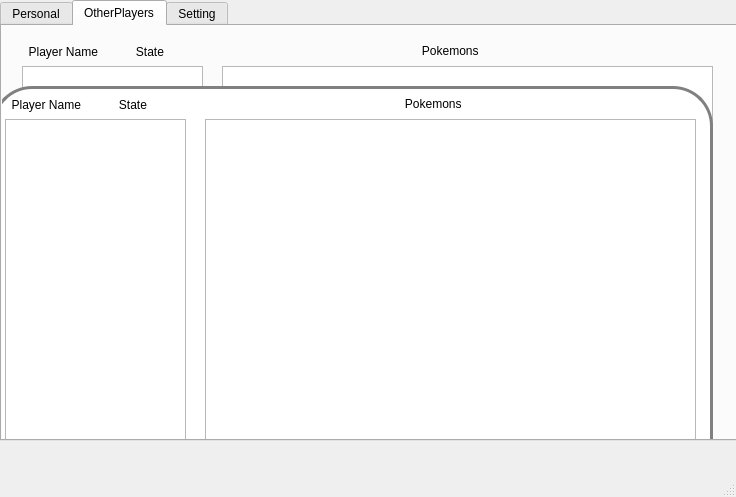
<?xml version="1.0" encoding="UTF-8"?>
<ui version="4.0">
 <class>test</class>
 <widget class="QMainWindow" name="test">
  <property name="geometry">
   <rect>
    <x>0</x>
    <y>0</y>
    <width>736</width>
    <height>497</height>
   </rect>
  </property>
  <property name="windowTitle">
   <string>MainWindow</string>
  </property>
  <property name="styleSheet">
   <string notr="true">#graphiczView_3
{
background:url(:/resource/image/resource/image/1119193.png)
}</string>
  </property>
  <widget class="QWidget" name="centralwidget">
   <widget class="QTabWidget" name="tabWidget">
    <property name="geometry">
     <rect>
      <x>0</x>
      <y>0</y>
      <width>741</width>
      <height>441</height>
     </rect>
    </property>
    <property name="styleSheet">
     <string notr="true">#test {
background: gray;
}
</string>
    </property>
    <property name="currentIndex">
     <number>1</number>
    </property>
    <widget class="QWidget" name="Personal_page">
     <attribute name="title">
      <string>Personal</string>
     </attribute>
     <widget class="QGraphicsView" name="graphicsView">
      <property name="geometry">
       <rect>
        <x>460</x>
        <y>40</y>
        <width>201</width>
        <height>192</height>
       </rect>
      </property>
      <property name="styleSheet">
       <string notr="true">image: url(:/resource/image/resource/image/1203098.png);</string>
      </property>
     </widget>
     <widget class="QWidget" name="horizontalLayoutWidget">
      <property name="geometry">
       <rect>
        <x>30</x>
        <y>200</y>
        <width>151</width>
        <height>131</height>
       </rect>
      </property>
      <layout class="QHBoxLayout" name="horizontalLayout">
       <item>
        <layout class="QVBoxLayout" name="verticalLayout">
         <item>
          <widget class="QLabel" name="pokemonsNums_info">
           <property name="text">
            <string>Pokemons:</string>
           </property>
          </widget>
         </item>
         <item>
          <widget class="QLabel" name="playerName_info_">
           <property name="text">
            <string>PlayerName:</string>
           </property>
          </widget>
         </item>
         <item>
          <widget class="QLabel" name="label_3">
           <property name="text">
            <string>TextLabel</string>
           </property>
          </widget>
         </item>
         <item>
          <widget class="QLabel" name="label_4">
           <property name="text">
            <string>TextLabel</string>
           </property>
          </widget>
         </item>
        </layout>
       </item>
       <item>
        <layout class="QVBoxLayout" name="verticalLayout_2">
         <item>
          <widget class="QLabel" name="pokemonNums_show">
           <property name="text">
            <string>0</string>
           </property>
          </widget>
         </item>
         <item>
          <widget class="QLabel" name="playerName_show_3">
           <property name="text">
            <string>random</string>
           </property>
          </widget>
         </item>
         <item>
          <widget class="QLabel" name="label_7">
           <property name="text">
            <string>TextLabel</string>
           </property>
          </widget>
         </item>
         <item>
          <widget class="QLabel" name="label">
           <property name="text">
            <string>TextLabel</string>
           </property>
          </widget>
         </item>
        </layout>
       </item>
      </layout>
     </widget>
     <widget class="QWidget" name="horizontalLayoutWidget_2">
      <property name="geometry">
       <rect>
        <x>460</x>
        <y>250</y>
        <width>191</width>
        <height>111</height>
       </rect>
      </property>
      <layout class="QHBoxLayout" name="horizontalLayout_4">
       <item>
        <layout class="QVBoxLayout" name="verticalLayout_3">
         <item>
          <widget class="QLabel" name="pokemonsNums_info_2">
           <property name="text">
            <string>Pokemons:</string>
           </property>
          </widget>
         </item>
         <item>
          <widget class="QLabel" name="playerName_info_1">
           <property name="text">
            <string>PlayerName:</string>
           </property>
          </widget>
         </item>
         <item>
          <widget class="QLabel" name="label_5">
           <property name="text">
            <string>TextLabel</string>
           </property>
          </widget>
         </item>
         <item>
          <widget class="QLabel" name="label_6">
           <property name="text">
            <string>TextLabel</string>
           </property>
          </widget>
         </item>
        </layout>
       </item>
       <item>
        <layout class="QVBoxLayout" name="verticalLayout_4">
         <item>
          <widget class="QLabel" name="pokemonNums_show_2">
           <property name="text">
            <string>0</string>
           </property>
          </widget>
         </item>
         <item>
          <widget class="QLabel" name="playerName_show_5">
           <property name="text">
            <string>random</string>
           </property>
          </widget>
         </item>
         <item>
          <widget class="QLabel" name="label_8">
           <property name="text">
            <string>TextLabel</string>
           </property>
          </widget>
         </item>
         <item>
          <widget class="QLabel" name="label_2">
           <property name="text">
            <string>TextLabel</string>
           </property>
          </widget>
         </item>
        </layout>
       </item>
      </layout>
     </widget>
    </widget>
    <widget class="QWidget" name="tab">
     <attribute name="title">
      <string>OtherPlayers</string>
     </attribute>
     <widget class="QLabel" name="label_pokemons_other_3">
      <property name="geometry">
       <rect>
        <x>410</x>
        <y>9</y>
        <width>81</width>
        <height>31</height>
       </rect>
      </property>
      <property name="text">
       <string>   Pokemons</string>
      </property>
     </widget>
     <widget class="QListView" name="listView_otherPokemons">
      <property name="geometry">
       <rect>
        <x>220</x>
        <y>40</y>
        <width>491</width>
        <height>321</height>
       </rect>
      </property>
     </widget>
     <widget class="QWidget" name="horizontalLayoutWidget_3">
      <property name="geometry">
       <rect>
        <x>20</x>
        <y>10</y>
        <width>181</width>
        <height>31</height>
       </rect>
      </property>
      <layout class="QHBoxLayout" name="horizontalLayout_3">
       <item>
        <widget class="QLabel" name="label_playerName_other_3">
         <property name="text">
          <string>  Player Name</string>
         </property>
        </widget>
       </item>
       <item>
        <widget class="QLabel" name="label_state_other_3">
         <property name="enabled">
          <bool>true</bool>
         </property>
         <property name="text">
          <string>      State</string>
         </property>
        </widget>
       </item>
      </layout>
     </widget>
     <widget class="QListView" name="listView_otherName">
      <property name="enabled">
       <bool>true</bool>
      </property>
      <property name="geometry">
       <rect>
        <x>20</x>
        <y>40</y>
        <width>181</width>
        <height>321</height>
       </rect>
      </property>
     </widget>
     <widget class="QStackedWidget" name="allPages">
      <property name="enabled">
       <bool>true</bool>
      </property>
      <property name="geometry">
       <rect>
        <x>-10</x>
        <y>60</y>
        <width>721</width>
        <height>401</height>
       </rect>
      </property>
      <property name="styleSheet">
       <string notr="true">
#allPages {
border: 3px solid gray;
border-radius: 40px;
background: white;
}</string>
      </property>
      <property name="currentIndex">
       <number>0</number>
      </property>
      <widget class="QWidget" name="showOther_page_2">
       <widget class="QListView" name="listView_otherName_3">
        <property name="enabled">
         <bool>true</bool>
        </property>
        <property name="geometry">
         <rect>
          <x>10</x>
          <y>30</y>
          <width>181</width>
          <height>321</height>
         </rect>
        </property>
       </widget>
       <widget class="QWidget" name="horizontalLayoutWidget_7">
        <property name="geometry">
         <rect>
          <x>10</x>
          <y>0</y>
          <width>181</width>
          <height>31</height>
         </rect>
        </property>
        <layout class="QHBoxLayout" name="horizontalLayout_7">
         <item>
          <widget class="QLabel" name="label_playerName_other_5">
           <property name="text">
            <string>  Player Name</string>
           </property>
          </widget>
         </item>
         <item>
          <widget class="QLabel" name="label_state_other_5">
           <property name="enabled">
            <bool>true</bool>
           </property>
           <property name="text">
            <string>      State</string>
           </property>
          </widget>
         </item>
        </layout>
       </widget>
       <widget class="QLabel" name="label_pokemons_other_5">
        <property name="geometry">
         <rect>
          <x>400</x>
          <y>-1</y>
          <width>81</width>
          <height>31</height>
         </rect>
        </property>
        <property name="text">
         <string>   Pokemons</string>
        </property>
       </widget>
       <widget class="QListView" name="listView_otherPokemons_3">
        <property name="geometry">
         <rect>
          <x>210</x>
          <y>30</y>
          <width>491</width>
          <height>321</height>
         </rect>
        </property>
        <property name="styleSheet">
         <string notr="true">#listView_otherPokemons_3
{

background:url(:/resource/image/resource/image/1203058.png)
}</string>
        </property>
       </widget>
      </widget>
      <widget class="QWidget" name="personal_page_2">
       <widget class="QWidget" name="horizontalLayoutWidget_8">
        <property name="geometry">
         <rect>
          <x>40</x>
          <y>180</y>
          <width>151</width>
          <height>131</height>
         </rect>
        </property>
        <layout class="QHBoxLayout" name="horizontalLayout_8">
         <item>
          <layout class="QVBoxLayout" name="verticalLayout_9">
           <item>
            <widget class="QLabel" name="pokemonsNums_info_5">
             <property name="text">
              <string>Pokemons:</string>
             </property>
            </widget>
           </item>
           <item>
            <widget class="QLabel" name="playerName_info_4">
             <property name="text">
              <string>PlayerName:</string>
             </property>
            </widget>
           </item>
           <item>
            <widget class="QLabel" name="label_17">
             <property name="text">
              <string>TextLabel</string>
             </property>
            </widget>
           </item>
           <item>
            <widget class="QLabel" name="label_18">
             <property name="text">
              <string>TextLabel</string>
             </property>
            </widget>
           </item>
          </layout>
         </item>
         <item>
          <layout class="QVBoxLayout" name="verticalLayout_10">
           <item>
            <widget class="QLabel" name="pokemonNums_show_5">
             <property name="text">
              <string>0</string>
             </property>
            </widget>
           </item>
           <item>
            <widget class="QLabel" name="playerName_show_7">
             <property name="text">
              <string>random</string>
             </property>
            </widget>
           </item>
           <item>
            <widget class="QLabel" name="label_19">
             <property name="text">
              <string>TextLabel</string>
             </property>
            </widget>
           </item>
           <item>
            <widget class="QLabel" name="label_20">
             <property name="text">
              <string>TextLabel</string>
             </property>
            </widget>
           </item>
          </layout>
         </item>
        </layout>
       </widget>
       <widget class="QGraphicsView" name="graphicsView_3">
        <property name="geometry">
         <rect>
          <x>400</x>
          <y>20</y>
          <width>201</width>
          <height>192</height>
         </rect>
        </property>
        <property name="styleSheet">
         <string notr="true">image: url(:/resource/image/resource/image/1203098.png);</string>
        </property>
       </widget>
       <widget class="QWidget" name="horizontalLayoutWidget_9">
        <property name="geometry">
         <rect>
          <x>400</x>
          <y>220</y>
          <width>191</width>
          <height>111</height>
         </rect>
        </property>
        <layout class="QHBoxLayout" name="horizontalLayout_9">
         <item>
          <layout class="QVBoxLayout" name="verticalLayout_11">
           <item>
            <widget class="QLabel" name="pokemonsNums_info_6">
             <property name="text">
              <string>Pokemons:</string>
             </property>
            </widget>
           </item>
           <item>
            <widget class="QLabel" name="playerName_info_5">
             <property name="text">
              <string>PlayerName:</string>
             </property>
            </widget>
           </item>
           <item>
            <widget class="QLabel" name="label_21">
             <property name="text">
              <string>TextLabel</string>
             </property>
            </widget>
           </item>
           <item>
            <widget class="QLabel" name="label_22">
             <property name="text">
              <string>TextLabel</string>
             </property>
            </widget>
           </item>
          </layout>
         </item>
         <item>
          <layout class="QVBoxLayout" name="verticalLayout_12">
           <item>
            <widget class="QLabel" name="pokemonNums_show_6">
             <property name="text">
              <string>0</string>
             </property>
            </widget>
           </item>
           <item>
            <widget class="QLabel" name="playerName_show_8">
             <property name="text">
              <string>random</string>
             </property>
            </widget>
           </item>
           <item>
            <widget class="QLabel" name="label_23">
             <property name="text">
              <string>TextLabel</string>
             </property>
            </widget>
           </item>
           <item>
            <widget class="QLabel" name="label_24">
             <property name="text">
              <string>TextLabel</string>
             </property>
            </widget>
           </item>
          </layout>
         </item>
        </layout>
       </widget>
       <widget class="QLabel" name="testBack_3">
        <property name="geometry">
         <rect>
          <x>210</x>
          <y>70</y>
          <width>20</width>
          <height>20</height>
         </rect>
        </property>
        <property name="maximumSize">
         <size>
          <width>20</width>
          <height>20</height>
         </size>
        </property>
        <property name="text">
         <string/>
        </property>
        <property name="pixmap">
         <pixmap resource="resources.qrc">:/resource/image/resource/image/1204540.png</pixmap>
        </property>
        <property name="alignment">
         <set>Qt::AlignHCenter|Qt::AlignTop</set>
        </property>
        <property name="wordWrap">
         <bool>false</bool>
        </property>
       </widget>
      </widget>
     </widget>
    </widget>
    <widget class="QWidget" name="tab_2">
     <attribute name="title">
      <string>Setting</string>
     </attribute>
    </widget>
   </widget>
   <widget class="QLabel" name="testBack">
    <property name="geometry">
     <rect>
      <x>300</x>
      <y>180</y>
      <width>20</width>
      <height>20</height>
     </rect>
    </property>
    <property name="maximumSize">
     <size>
      <width>20</width>
      <height>20</height>
     </size>
    </property>
    <property name="text">
     <string/>
    </property>
    <property name="pixmap">
     <pixmap resource="resources.qrc">:/resource/image/resource/image/1204540.png</pixmap>
    </property>
    <property name="alignment">
     <set>Qt::AlignHCenter|Qt::AlignTop</set>
    </property>
    <property name="wordWrap">
     <bool>false</bool>
    </property>
   </widget>
  </widget>
  <widget class="QMenuBar" name="menubar">
   <property name="geometry">
    <rect>
     <x>0</x>
     <y>0</y>
     <width>736</width>
     <height>17</height>
    </rect>
   </property>
  </widget>
  <widget class="QStatusBar" name="statusbar"/>
 </widget>
 <resources>
  <include location="resources.qrc"/>
 </resources>
 <connections/>
</ui>
